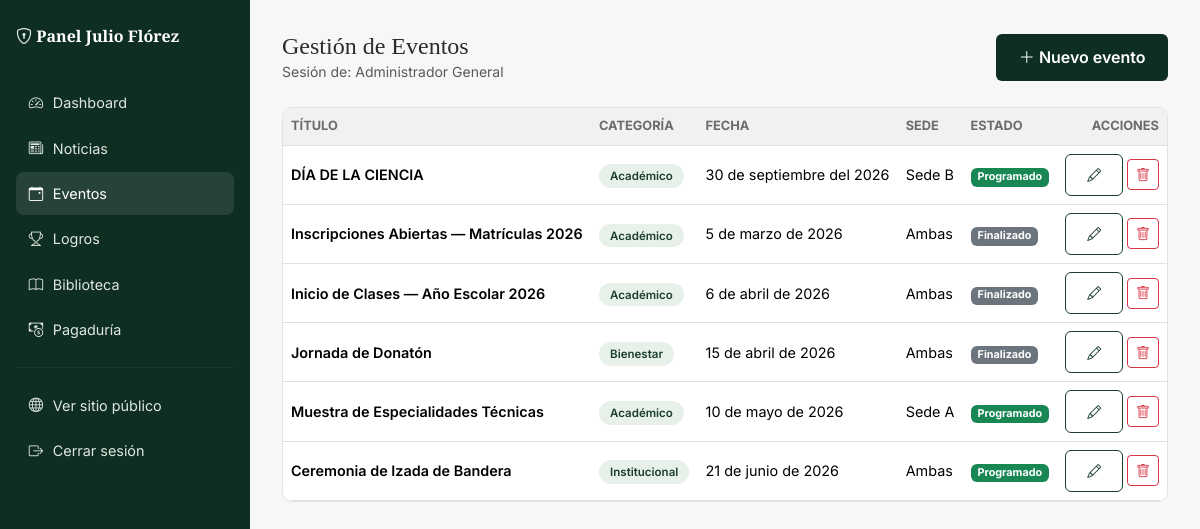
Screenshot of /admin/eventos (signed in) with the database file from the repository.
### tables this page shows
CREATE TABLE eventos (
        id INTEGER PRIMARY KEY AUTOINCREMENT,
        titulo TEXT NOT NULL,
        categoria TEXT NOT NULL,
        estado TEXT NOT NULL DEFAULT 'Programado',
        descripcion TEXT,
        fecha_completa TEXT NOT NULL,
        mes TEXT NOT NULL,
        dia TEXT NOT NULL,
        sede TEXT DEFAULT 'Ambas',
        publicado INTEGER NOT NULL DEFAULT 1,
        creado_en TEXT DEFAULT CURRENT_TIMESTAMP
    );

### app.py (the view)
@app.route("/admin/eventos")
@login_requerido
def admin_eventos():
    return render_template("admin/eventos_lista.html", activo="eventos", eventos=log_evento.listar_todos())

### app.py (called while the page is built, shortened)
def login_requerido(vista):
    @wraps(vista)
    def envoltura(*args, **kwargs):
        if not session.get("admin_id"):
            flash("Debes iniciar sesión para acceder al panel administrativo.", "error")
            return redirect(url_for("admin_login"))
        return vista(*args, **kwargs)
    return envoltura

@app.before_request
def verificar_permisos_por_rol():
    ruta = request.path
    if not ruta.startswith("/admin/") and ruta != "/admin":
        return  # ruta pública, no aplica control de roles
    if ruta == "/admin/login" or ruta == "/admin/logout":
        return  # login/logout siempre accesibles
    if not session.get("admin_id"):
        flash("Debes iniciar sesión para acceder al panel administrativo.", "error")
        return redirect(url_for("admin_login"))
    rol = session.get("admin_rol")
    if rol in ("admin", "rector"):
        return  # acceso total, sin restricciones

### modelo/conexion.py (called while the page is built)
def obtener_conexion():
    conexion = sqlite3.connect(RUTA_BD)
    conexion.row_factory = sqlite3.Row
    conexion.execute("PRAGMA foreign_keys = ON")
    return conexion

### modelo/log_evento.py (called while the page is built)
def listar_todos():
    con = obtener_conexion()
    filas = con.execute("SELECT * FROM eventos ORDER BY id DESC").fetchall()
    con.close()
    return filas

### templates/admin/eventos_lista.html (shortened to what this page needs)
{% extends "layout_admin.html" %}
{% block encabezado %}Gestión de Eventos{% endblock %}
{% block acciones_topbar %}
<a href="{{ url_for('admin_evento_nuevo') }}" class="btn-institucional"><i class="bi bi-plus-lg"></i> Nuevo evento</a>
{% endblock %}
{% block contenido_admin %}
<div class="tabla-admin">
  <table class="table mb-0">
    <thead><tr><th>Título</th><th>Categoría</th><th>Fecha</th><th>Sede</th><th>Estado</th><th class="text-end">Acciones</th></tr></thead>
    <tbody>
      {% for ev in eventos %}
      <tr>
        <td class="fw-semibold">{{ ev.titulo }}</td>
        <td><span class="badge-institucional">{{ ev.categoria }}</span></td>
        <td>{{ ev.fecha_completa }}</td>
        <td>{{ ev.sede }}</td>
        <td>
          <span class="badge {{ 'bg-success' if ev.estado=='Programado' else 'bg-secondary' }}">{{ ev.estado }}</span>
        </td>
        <td class="text-end">
          <a href="{{ url_for('admin_evento_editar', id_evento=ev.id) }}" class="btn btn-sm btn-outline-institucional"><i class="bi bi-pencil"></i></a>
          <form method="POST" action="{{ url_for('admin_evento_eliminar', id_evento=ev.id) }}" class="d-inline" onsubmit="return confirm('¿Eliminar este evento?');">
            <button class="btn btn-sm btn-outline-danger"><i class="bi bi-trash"></i></button>
          </form>
        </td>
      </tr>
      {% else %}
      <tr><td colspan="6" class="text-center text-muted py-4">Aún no hay eventos. Crea el primero.</td></tr>
      {% endfor %}
    </tbody>
  </table>
</div>
{% endblock %}

### templates/layout_admin.html (shortened to what this page needs)
<!DOCTYPE html>
<html lang="es">
<head>
<link href="https://cdn.jsdelivr.net/npm/bootstrap@5.3.3/dist/css/bootstrap.min.css" rel="stylesheet">
<link rel="stylesheet" href="https://cdn.jsdelivr.net/npm/bootstrap-icons@1.11.3/font/bootstrap-icons.css">
<link rel="stylesheet" href="{{ url_for('static', filename='Styles/main.css') }}">
</head>
<body>
<div class="admin-shell">
  <aside class="admin-sidebar">
    <span class="marca"><i class="bi bi-shield-lock"></i> Panel Julio Flórez</span>
    <a href="{{ url_for('admin_dashboard') }}" class="{{ 'activo' if activo=='dashboard' else '' }}"><i class="bi bi-speedometer2"></i> Dashboard</a>
    {% set rol = session.get('admin_rol') %}
    {% if rol in ('admin','rector','secretaria') %}
    <a href="{{ url_for('admin_noticias') }}" class="{{ 'activo' if activo=='noticias' else '' }}"><i class="bi bi-newspaper"></i> Noticias</a>
    <a href="{{ url_for('admin_eventos') }}" class="{{ 'activo' if activo=='eventos' else '' }}"><i class="bi bi-calendar-event"></i> Eventos</a>
    <a href="{{ url_for('admin_logros') }}" class="{{ 'activo' if activo=='logros' else '' }}"><i class="bi bi-trophy"></i> Logros</a>
    {% endif %}
    {% if rol in ('admin','rector') %}
    <a href="{{ url_for('admin_biblioteca') }}" class="{{ 'activo' if activo=='biblioteca' else '' }}"><i class="bi bi-book"></i> Biblioteca</a>
    {% endif %}
    {% if rol in ('admin','rector','pagaduria') %}
    <a href="{{ url_for('admin_pagaduria') }}" class="{{ 'activo' if activo=='pagaduria' else '' }}"><i class="bi bi-cash-coin"></i> Pagaduría</a>
    {% endif %}
    <hr style="border-color:rgba(255,255,255,.15)">
    <a href="{{ url_for('inicio') }}" target="_blank"><i class="bi bi-globe"></i> Ver sitio público</a>
    <a href="{{ url_for('admin_logout') }}"><i class="bi bi-box-arrow-right"></i> Cerrar sesión</a>
  </aside>
  <main class="admin-content">
    <div class="admin-topbar">
      <div>
        <h1 class="h4 mb-0">{% block encabezado %}Dashboard{% endblock %}</h1>
        <p class="text-muted small mb-0">Sesión de: {{ session.get('admin_nombre','') }}</p>
      </div>
      {% block acciones_topbar %}{% endblock %}
    </div>
    {% block contenido_admin %}{% endblock %}
  </main>
</div>
</body>
</html>

### static/Styles/main.css (style rules this page uses)
:root { --verde-oscuro:#0f2e22; --verde:#1a3d2e; --verde-claro:#e8f0ea; --rojo:#c0392b; --rojo-oscuro:#9c2a1e; --amarillo:#d4af37; --amarillo-claro:#f4e4b0; --texto:#2b2b2b; --texto-suave:#6b6b6b; --borde:#e2e2e2; --blanco:#ffffff; --fuente-titulo:'Playfair Display', Georgia, 'Times New Roman', serif; --fuente-texto:'Inter', 'Segoe UI', Arial, sans-serif; --radio:10px; --sombra:0 4px 18px rgba(15,46,34,.08); }
* { box-sizing:border-box }
body { font-family:var(--fuente-texto); color:var(--texto); background:var(--blanco); line-height:1.6; }
h1,h2,h3,h4,.font-titulo { font-family:var(--fuente-titulo); color:var(--verde-oscuro); }
a { text-decoration:none; }
.btn-institucional { background:var(--verde-oscuro); color:#fff; border:none; padding:.65rem 1.4rem; border-radius:6px; font-weight:600; transition:.2s; }
.btn-outline-institucional { border:1.5px solid var(--verde); color:var(--verde); padding:.6rem 1.3rem; border-radius:6px; font-weight:600; background:transparent; }
.badge-institucional { background:var(--verde-claro); color:var(--verde); font-weight:600; font-size:.72rem; padding:.3rem .7rem; border-radius:20px; }
.admin-shell { display:flex; min-height:100vh; }
.admin-sidebar { width:250px; background:var(--verde-oscuro); color:#dfe6e1; flex-shrink:0; padding:1.5rem 1rem; }
.admin-sidebar .marca { color:#fff; font-family:var(--fuente-titulo); font-weight:700; margin-bottom:2rem; display:block; }
.admin-sidebar a { display:flex; align-items:center; gap:.6rem; color:#dfe6e1; padding:.6rem .8rem; border-radius:8px; font-size:.9rem; margin-bottom:.2rem; }
.admin-sidebar a:hover, .admin-sidebar a.activo { background:rgba(255,255,255,.1); color:#fff; }
.admin-content { flex:1; background:#f7f8f6; padding:2rem; }
.admin-topbar { display:flex; justify-content:space-between; align-items:center; margin-bottom:1.5rem; }
.tabla-admin { background:#fff; border-radius:var(--radio); overflow:hidden; border:1px solid var(--borde); }
.tabla-admin table { margin-bottom:0; }
.tabla-admin th { background:#f0f2f0; font-size:.8rem; text-transform:uppercase; color:var(--texto-suave); }
.tabla-admin td { vertical-align:middle; font-size:.9rem; }

### rows the page displays
eventos: titulo "DÍA DE LA CIENCIA", categoria "Académico", fecha_completa "30 de septiembre del 2026", sede "Sede B", estado "Programado"
eventos: titulo "Inscripciones Abiertas — Matrículas 2026", categoria "Académico", fecha_completa "5 de marzo de 2026", sede "Ambas", estado "Finalizado"
eventos: titulo "Inicio de Clases — Año Escolar 2026", categoria "Académico", fecha_completa "6 de abril de 2026", sede "Ambas", estado "Finalizado"
eventos: titulo "Jornada de Donatón", categoria "Bienestar", fecha_completa "15 de abril de 2026", sede "Ambas", estado "Finalizado"
eventos: titulo "Muestra de Especialidades Técnicas", categoria "Académico", fecha_completa "10 de mayo de 2026", sede "Sede A", estado "Programado"
eventos: titulo "Ceremonia de Izada de Bandera", categoria "Institucional", fecha_completa "21 de junio de 2026", sede "Ambas", estado "Programado"

### other values shown
{{ session.get('admin_nombre','') }} "Administrador General"
